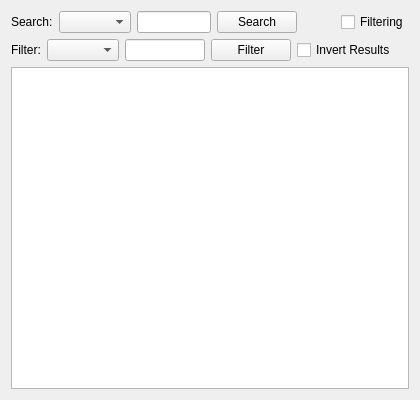
<ui version="4.0" >
 <class>DictionaryWidget</class>
 <widget class="QWidget" name="DictionaryWidget" >
  <property name="geometry" >
   <rect>
    <x>0</x>
    <y>0</y>
    <width>420</width>
    <height>400</height>
   </rect>
  </property>
  <property name="windowTitle" >
   <string>Form</string>
  </property>
  <layout class="QVBoxLayout" >
   <item>
    <layout class="QHBoxLayout" >
     <item>
      <widget class="QLabel" name="label" >
       <property name="text" >
        <string>Search:</string>
       </property>
      </widget>
     </item>
     <item>
      <widget class="QComboBox" name="comboBox" >
       <property name="sizeAdjustPolicy" >
        <enum>QComboBox::AdjustToContents</enum>
       </property>
      </widget>
     </item>
     <item>
      <widget class="SearchLine" name="lineEdit" />
     </item>
     <item>
      <widget class="QPushButton" name="searchButton" >
       <property name="text" >
        <string>Search</string>
       </property>
      </widget>
     </item>
     <item>
      <spacer>
       <property name="orientation" >
        <enum>Qt::Horizontal</enum>
       </property>
       <property name="sizeHint" >
        <size>
         <width>72</width>
         <height>20</height>
        </size>
       </property>
      </spacer>
     </item>
     <item>
      <widget class="QCheckBox" name="filteringCheckBox" >
       <property name="text" >
        <string>Filtering</string>
       </property>
      </widget>
     </item>
    </layout>
   </item>
   <item>
    <widget class="QWidget" native="1" name="filterWidget" >
     <layout class="QHBoxLayout" >
      <property name="leftMargin" >
       <number>0</number>
      </property>
      <property name="topMargin" >
       <number>0</number>
      </property>
      <property name="rightMargin" >
       <number>0</number>
      </property>
      <property name="bottomMargin" >
       <number>0</number>
      </property>
      <item>
       <widget class="QLabel" name="label_2" >
        <property name="text" >
         <string>Filter:</string>
        </property>
       </widget>
      </item>
      <item>
       <widget class="QComboBox" name="filterComboBox" >
        <property name="sizeAdjustPolicy" >
         <enum>QComboBox::AdjustToContents</enum>
        </property>
       </widget>
      </item>
      <item>
       <widget class="SearchLine" name="filterLineEdit" />
      </item>
      <item>
       <widget class="QPushButton" name="filterButton" >
        <property name="text" >
         <string>Filter</string>
        </property>
       </widget>
      </item>
      <item>
       <widget class="QCheckBox" name="filterCheckBox" >
        <property name="text" >
         <string>Invert Results</string>
        </property>
       </widget>
      </item>
      <item>
       <spacer>
        <property name="orientation" >
         <enum>Qt::Horizontal</enum>
        </property>
        <property name="sizeHint" >
         <size>
          <width>40</width>
          <height>20</height>
         </size>
        </property>
       </spacer>
      </item>
     </layout>
    </widget>
   </item>
   <item>
    <widget class="QTableView" name="tableView" >
     <property name="editTriggers" >
      <set>QAbstractItemView::NoEditTriggers</set>
     </property>
     <property name="alternatingRowColors" >
      <bool>true</bool>
     </property>
     <property name="sortingEnabled" >
      <bool>true</bool>
     </property>
     <property name="cornerButtonEnabled" >
      <bool>false</bool>
     </property>
    </widget>
   </item>
  </layout>
 </widget>
 <customwidgets>
  <customwidget>
   <class>SearchLine</class>
   <extends>QLineEdit</extends>
   <header>searchline.h</header>
  </customwidget>
 </customwidgets>
 <resources/>
 <connections>
  <connection>
   <sender>filteringCheckBox</sender>
   <signal>toggled(bool)</signal>
   <receiver>filterWidget</receiver>
   <slot>setVisible(bool)</slot>
   <hints>
    <hint type="sourcelabel" >
     <x>373</x>
     <y>22</y>
    </hint>
    <hint type="destinationlabel" >
     <x>209</x>
     <y>57</y>
    </hint>
   </hints>
  </connection>
 </connections>
</ui>
